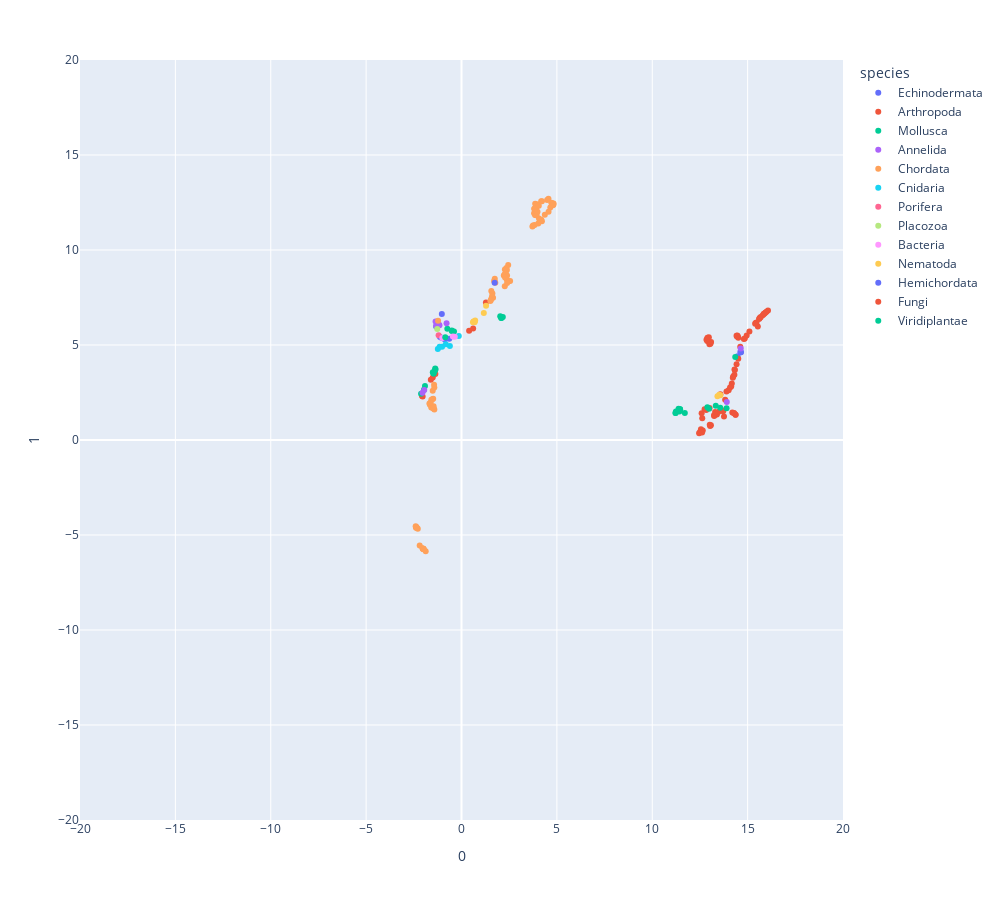

The notebook cell saved with this chart:
### Markdown cell above
# UMAP

### Code cell
umap_phyl_2d = UMAP(n_components=2, random_state=0)
proj_umap_phyl_2d = umap_phyl_2d.fit_transform(phyl)

umap_phyl_2d = px.scatter(
    proj_umap_phyl_2d, x=0, y=1,
    color=colour.Color_species, labels={'color': 'species'}
)
umap_phyl_2d.update_layout(xaxis_range=[-20, 20], yaxis_range=[-20, 20])
umap_phyl_2d.update_layout(width=1000, height=900)
umap_phyl_2d.update_xaxes(dtick=5)
umap_phyl_2d.show()

### Figure 1 — Plotly figure (JSON) as saved in the notebook; plotly's stock layout.template omitted (floating-point values rounded to 4 significant figures)
{"data": [{"hovertemplate": "species=Echinodermata<br>0=%{x}<br>1=%{y}<extra></extra>", "legendgroup": "Echinodermata", "marker": {"color": "#636efa", "symbol": "circle"}, "mode": "markers", "name": "Echinodermata", "orientation": "v", "showlegend": true, "type": "scatter", "x": [14.47, -1.031, 14.65, 14.64, 14.62, -0.8714, -0.9414, -1.055, -1.128, -0.6417], "xaxis": "x", "y": [4.407, 6.629, 4.622, 4.616, 4.639, 5.307, 5.338, 5.381, 5.418, 5.322], "yaxis": "y"}, {"hovertemplate": "species=Arthropoda<br>0=%{x}<br>1=%{y}<extra></extra>", "legendgroup": "Arthropoda", "marker": {"color": "#EF553B", "symbol": "circle"}, "mode": "markers", "name": "Arthropoda", "orientation": "v", "showlegend": true, "type": "scatter", "x": [14.37, 13.72, 13.25, 13.39, 13.37, 13.01, 14.2, 14.28, 13.76, 12.59, 14.17, 13.08, 12.46, 12.55, 13.03, 12.65, 12.56, 13.01, 12.48, 12.62, 13.82, 14.0, 14.14, 14.08, 14.37, 13.24, -1.506, 12.89, 12.91, 12.88, 13.02, 12.84, 13.0, 13.05, 13.08, 12.97, 12.89, 12.93, -1.607, 13.51, 14.44, 14.51, 14.49, -1.37, 15.79, 15.85, 16.07, 15.99, 12.83, 15.42, 15.69, 15.54, 14.85, 12.61, 14.3, 14.46, 15.9, 15.94, 15.84, 15.63, 15.66, 15.6, 14.8, 14.95, 1.28, 12.74, 15.46, 15.4, 14.33, 14.31, 14.31, 14.24, 14.22, 13.29, 13.61, 14.42, 14.51, -2.069, 13.89, 13.57, 14.42, -2.038, 15.09, 14.61], "xaxis": "x", "y": [1.334, 1.512, 1.261, 1.342, 1.356, 1.679, 1.448, 1.421, 1.234, 1.404, 2.976, 0.7825, 0.3564, 0.5704, 0.7383, 0.4989, 0.4338, 0.8087, 0.4013, 1.144, 2.112, 2.617, 2.816, 2.757, 1.33, 1.297, 3.289, 5.327, 5.222, 5.211, 5.112, 5.283, 5.04, 5.062, 5.157, 5.406, 5.375, 5.354, 3.165, 1.501, 5.452, 5.387, 5.462, 3.475, 6.567, 6.627, 6.809, 6.746, 1.579, 6.156, 6.476, 5.977, 5.342, 0.3982, 1.406, 5.499, 6.677, 6.708, 6.627, 6.412, 6.452, 6.368, 5.321, 5.5, 7.239, 1.625, 6.179, 6.115, 3.689, 3.708, 3.43, 3.344, 3.283, 1.477, 1.599, 3.983, 4.27, 2.317, 2.551, 2.405, 5.486, 2.291, 5.707, 4.911], "yaxis": "y"}, {"hovertemplate": "species=Mollusca<br>0=%{x}<br>1=%{y}<extra></extra>", "legendgroup": "Mollusca", "marker": {"color": "#00cc96", "symbol": "circle"}, "mode": "markers", "name": "Mollusca", "orientation": "v", "showlegend": true, "type": "scatter", "x": [13.9, 13.56, -1.914, -1.363, -1.379, -2.12, -1.462, 11.24, 11.42, 11.38, 11.22, 11.23, 13.33, -1.385, -1.503, 11.71, 12.89, 12.98, 11.46, -0.7433, -0.5074, -0.3939, 14.35, 11.46, -1.219, -1.47, -1.327, -1.968, -0.5065, 11.39, 11.46, 2.093, 2.166, 2.03, 2.082, 2.095], "xaxis": "x", "y": [1.667, 1.699, 2.842, 3.719, 3.757, 2.434, 3.498, 1.503, 1.504, 1.648, 1.423, 1.427, 1.798, 3.663, 3.563, 1.416, 1.728, 1.638, 1.617, 5.86, 5.766, 5.707, 4.372, 1.553, 6.059, 3.498, 5.972, 2.644, 5.737, 1.547, 1.618, 6.433, 6.475, 6.507, 6.424, 6.43], "yaxis": "y"}, {"hovertemplate": "species=Annelida<br>0=%{x}<br>1=%{y}<extra></extra>", "legendgroup": "Annelida", "marker": {"color": "#ab63fa", "symbol": "circle"}, "mode": "markers", "name": "Annelida", "orientation": "v", "showlegend": true, "type": "scatter", "x": [-1.359, -1.155, -1.336, -0.7831, 13.91, -2.045, 14.64, -1.954, -1.19], "xaxis": "x", "y": [6.243, 6.035, 6.003, 6.151, 1.994, 2.485, 4.811, 2.627, 6.073], "yaxis": "y"}, {"hovertemplate": "species=Chordata<br>0=%{x}<br>1=%{y}<extra></extra>", "legendgroup": "Chordata", "marker": {"color": "#FFA15A", "symbol": "circle"}, "mode": "markers", "name": "Chordata", "orientation": "v", "showlegend": true, "type": "scatter", "x": [-2.403, 1.745, -1.229, 3.937, 3.853, 3.929, 4.826, 4.217, 3.862, 4.765, 3.885, 4.559, 4.49, 3.805, 4.052, 4.787, 4.755, 3.909, 4.655, 3.942, 4.215, 3.814, 4.063, 4.707, 4.182, 4.563, 4.368, 3.747, 4.024, 4.177, 3.832, 3.717, 2.304, -1.484, -1.527, -1.423, -1.437, -1.54, -1.51, -1.424, -1.487, -1.582, -1.682, -1.585, -1.655, -1.471, 1.708, -1.461, -1.616, 1.654, 1.6, 1.576, 1.54, 1.621, 1.562, 2.449, 2.273, 2.353, 2.379, 2.548, 2.373, 2.474, 2.255, 2.325, 2.389, 2.218, 2.282, 3.985, 1.774, 1.754, 2.269, -2.047, -1.992, -2.385, -2.192, -2.363, -2.291, -2.016, -2.364, -1.877, -2.009, -2.024, -1.977, 2.392, 4.82, 3.827, -2.349, 1.513], "xaxis": "x", "y": [-4.536, 8.485, 6.28, 12.41, 11.85, 12.24, 12.45, 12.57, 12.43, 12.44, 12.2, 12.69, 12.63, 11.93, 12.33, 12.36, 12.46, 11.82, 12.23, 11.86, 11.51, 12.18, 11.66, 12.49, 11.59, 12.01, 11.85, 11.29, 11.4, 12.57, 11.31, 11.24, 8.748, 2.167, 2.15, 1.6, 2.905, 1.706, 2.593, 2.762, 1.678, 2.122, 1.919, 1.706, 1.851, 1.661, 8.375, 1.77, 1.977, 7.489, 7.551, 7.462, 7.364, 7.71, 7.837, 9.215, 8.98, 9.049, 8.949, 8.37, 8.449, 8.358, 8.711, 8.742, 8.655, 8.652, 8.548, 12.01, 8.279, 8.318, 8.094, -5.696, -5.728, -4.614, -5.547, -4.596, -4.669, -5.743, -4.592, -5.856, -5.721, -5.723, -5.755, 8.257, 12.38, 12.17, -4.616, 7.31], "yaxis": "y"}, {"hovertemplate": "species=Cnidaria<br>0=%{x}<br>1=%{y}<extra></extra>", "legendgroup": "Cnidaria", "marker": {"color": "#19d3f3", "symbol": "circle"}, "mode": "markers", "name": "Cnidaria", "orientation": "v", "showlegend": true, "type": "scatter", "x": [-1.241, -0.6087, -1.02, -0.8275, -1.147, -0.1419], "xaxis": "x", "y": [4.786, 4.954, 4.907, 5.045, 4.905, 5.468], "yaxis": "y"}, {"hovertemplate": "species=Porifera<br>0=%{x}<br>1=%{y}<extra></extra>", "legendgroup": "Porifera", "marker": {"color": "#FF6692", "symbol": "circle"}, "mode": "markers", "name": "Porifera", "orientation": "v", "showlegend": true, "type": "scatter", "x": [-1.199], "xaxis": "x", "y": [5.51], "yaxis": "y"}, {"hovertemplate": "species=Placozoa<br>0=%{x}<br>1=%{y}<extra></extra>", "legendgroup": "Placozoa", "marker": {"color": "#B6E880", "symbol": "circle"}, "mode": "markers", "name": "Placozoa", "orientation": "v", "showlegend": true, "type": "scatter", "x": [-1.272], "xaxis": "x", "y": [5.843], "yaxis": "y"}, {"hovertemplate": "species=Bacteria<br>0=%{x}<br>1=%{y}<extra></extra>", "legendgroup": "Bacteria", "marker": {"color": "#FF97FF", "symbol": "circle"}, "mode": "markers", "name": "Bacteria", "orientation": "v", "showlegend": true, "type": "scatter", "x": [-0.4493, -0.3526, -1.008], "xaxis": "x", "y": [5.448, 5.437, 5.373], "yaxis": "y"}, {"hovertemplate": "species=Nematoda<br>0=%{x}<br>1=%{y}<extra></extra>", "legendgroup": "Nematoda", "marker": {"color": "#FECB52", "symbol": "circle"}, "mode": "markers", "name": "Nematoda", "orientation": "v", "showlegend": true, "type": "scatter", "x": [13.51, 13.57, 13.42, 0.6309, 0.6895, 0.6444, 0.6018, 0.7164, 1.289, 1.17], "xaxis": "x", "y": [2.377, 2.355, 2.308, 6.239, 6.196, 6.224, 6.191, 6.295, 7.068, 6.688], "yaxis": "y"}, {"hovertemplate": "species=Hemichordata<br>0=%{x}<br>1=%{y}<extra></extra>", "legendgroup": "Hemichordata", "marker": {"color": "#636efa", "symbol": "circle"}, "mode": "markers", "name": "Hemichordata", "orientation": "v", "showlegend": true, "type": "scatter", "x": [1.737], "xaxis": "x", "y": [8.282], "yaxis": "y"}, {"hovertemplate": "species=Fungi<br>0=%{x}<br>1=%{y}<extra></extra>", "legendgroup": "Fungi", "marker": {"color": "#EF553B", "symbol": "circle"}, "mode": "markers", "name": "Fungi", "orientation": "v", "showlegend": true, "type": "scatter", "x": [0.3987, 0.6107], "xaxis": "x", "y": [5.751, 5.874], "yaxis": "y"}, {"hovertemplate": "species=Viridiplantae<br>0=%{x}<br>1=%{y}<extra></extra>", "legendgroup": "Viridiplantae", "marker": {"color": "#00cc96", "symbol": "circle"}, "mode": "markers", "name": "Viridiplantae", "orientation": "v", "showlegend": true, "type": "scatter", "x": [-0.852], "xaxis": "x", "y": [5.404], "yaxis": "y"}], "layout": {"height": 900, "legend": {"title": {"text": "species"}, "tracegroupgap": 0}, "margin": {"t": 60}, "width": 1000, "xaxis": {"anchor": "y", "domain": [0, 1], "dtick": 5, "range": [-20, 20], "title": {"text": "0"}, "type": "linear"}, "yaxis": {"anchor": "x", "domain": [0, 1], "range": [-20, 20], "title": {"text": "1"}, "type": "linear"}}}
